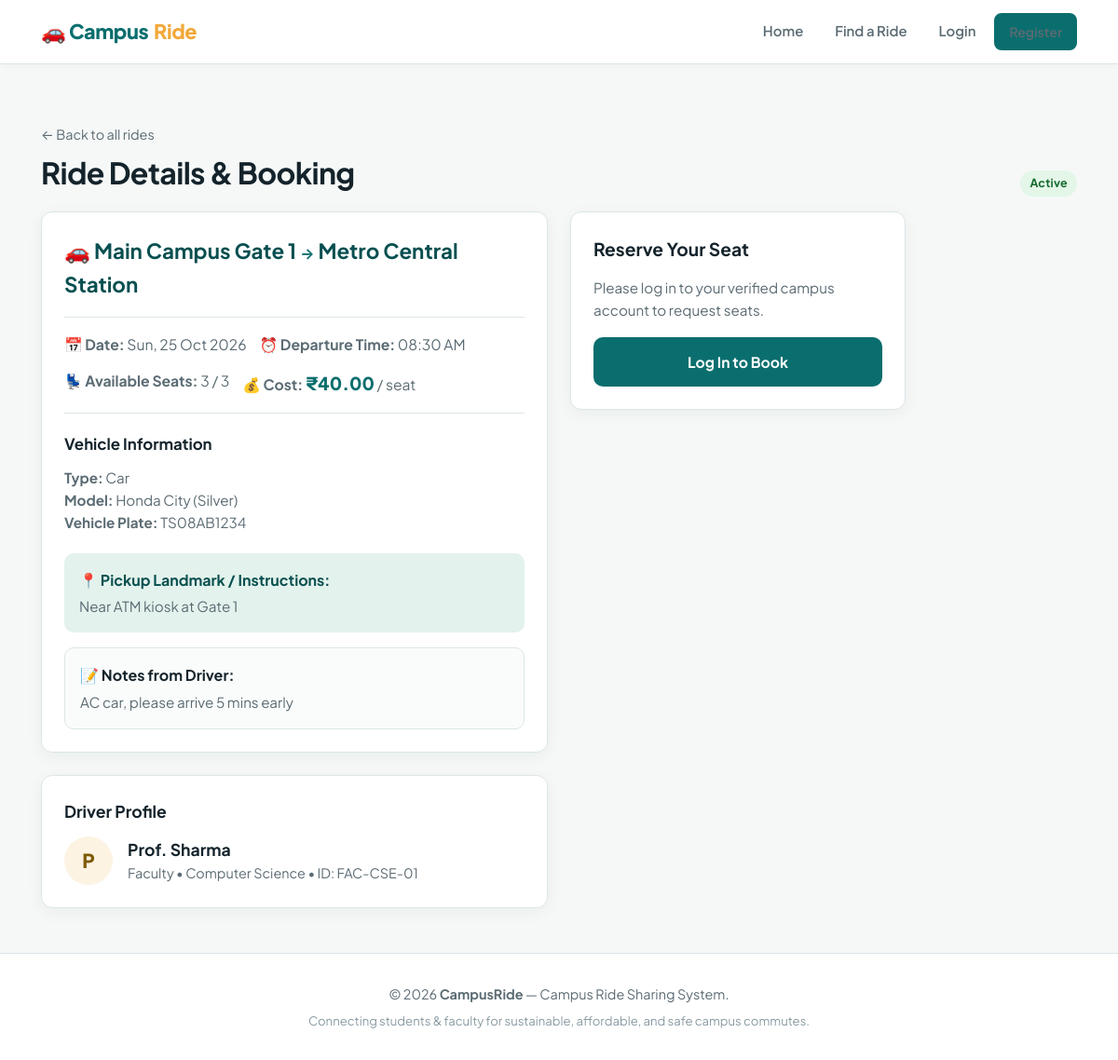
The app's page /ride-details.php?id=1 with its own data.
### tables this page shows
CREATE TABLE IF NOT EXISTS `rides` (
  `id` INT AUTO_INCREMENT PRIMARY KEY,
  `driver_id` INT NOT NULL,
  `origin` VARCHAR(150) NOT NULL,
  `destination` VARCHAR(150) NOT NULL,
  `departure_date` DATE NOT NULL,
  `departure_time` TIME NOT NULL,
  `total_seats` INT NOT NULL,
  `available_seats` INT NOT NULL,
  `price_per_seat` DECIMAL(8, 2) NOT NULL DEFAULT 0.00,
  `vehicle_type` ENUM('Bike', 'Scooter', 'Car', 'Auto', 'Cab Share', 'Other') NOT NULL DEFAULT 'Car',
  `vehicle_model` VARCHAR(100) DEFAULT NULL,
  `vehicle_number` VARCHAR(30) DEFAULT NULL,
  `pickup_instructions` TEXT DEFAULT NULL,
  `additional_notes` TEXT DEFAULT NULL,
  `status` ENUM('active', 'completed', 'cancelled') NOT NULL DEFAULT 'active',
  `created_at` TIMESTAMP DEFAULT CURRENT_TIMESTAMP,
  `updated_at` TIMESTAMP DEFAULT CURRENT_TIMESTAMP ON UPDATE CURRENT_TIMESTAMP,
  FOREIGN KEY (`driver_id`) REFERENCES `users`(`id`) ON DELETE CASCADE,
  INDEX `idx_ride_route` (`origin`, `destination`),
  INDEX `idx_ride_datetime` (`departure_date`, `departure_time`),
  INDEX `idx_ride_driver` (`driver_id`),
  INDEX `idx_ride_status` (`status`)
);

CREATE TABLE IF NOT EXISTS `users` (
  `id` INT AUTO_INCREMENT PRIMARY KEY,
  `name` VARCHAR(100) NOT NULL,
  `college_id` VARCHAR(50) NOT NULL UNIQUE,
  `email` VARCHAR(100) NOT NULL UNIQUE,
  `phone` VARCHAR(15) NOT NULL,
  `department` VARCHAR(100) DEFAULT NULL,
  `year_of_study` VARCHAR(20) DEFAULT NULL,
  `user_type` ENUM('Student', 'Faculty') NOT NULL DEFAULT 'Student',
  `password` VARCHAR(255) NOT NULL,
  `is_admin` TINYINT(1) NOT NULL DEFAULT 0,
  `is_active` TINYINT(1) NOT NULL DEFAULT 1,
  `created_at` TIMESTAMP DEFAULT CURRENT_TIMESTAMP,
  `updated_at` TIMESTAMP DEFAULT CURRENT_TIMESTAMP ON UPDATE CURRENT_TIMESTAMP,
  INDEX `idx_user_email` (`email`),
  INDEX `idx_user_college_id` (`college_id`),
  INDEX `idx_user_active` (`is_active`)
);

### includes/auth.php (called while the page is built, shortened)
<?php
function is_logged_in(): bool {
    return !empty($_SESSION['user_id']);
}

### ride-details.php (the view, shortened to what this page needs)
<?php
require_once __DIR__ . '/includes/auth.php';
require_once __DIR__ . '/includes/functions.php';
$pdo = get_db_connection();
$rideId = (int)($_GET['id'] ?? 0);
$currentUserId = is_logged_in() ? (int)$_SESSION['user_id'] : 0;
$stmt = $pdo->prepare(
    "SELECT r.*, u.name AS driver_name, u.email AS driver_email, u.phone AS driver_phone,
            u.college_id AS driver_college_id, u.user_type AS driver_type, u.department AS driver_dept
     FROM rides r
     JOIN users u ON r.driver_id = u.id
     WHERE r.id = ? LIMIT 1"
);
$stmt->execute([$rideId]);
$ride = $stmt->fetch();
$isOwner = ($currentUserId === (int)$ride['driver_id']);
$isPast = (strtotime($ride['departure_date'] . ' ' . $ride['departure_time']) <= time());
$existingBooking = null;
require_once __DIR__ . '/includes/header.php';
?>
<main class="container">
  <div class="dash-head">
    <div>
      <div style="font-size:0.9rem; color:var(--muted); margin-bottom:4px;">
        <a href="<?= BASE_URL ?>/find-ride.php">&larr; Back to all rides</a>
      </div>
      <h1>Ride Details &amp; Booking</h1>
    </div>
    <div>
      <?= render_status_badge($ride['status']) ?>
    </div>
  </div>
  <div class="row" style="align-items:start; gap:24px;">
    <div style="flex:1;">
      <div class="card" style="margin-bottom:24px;">
        <h2 style="font-size:1.4rem; color:var(--brand-dark); margin-bottom:16px;">
          <?= render_vehicle_icon($ride['vehicle_type']) ?>
          <?= e($ride['origin']) ?> <span class="ride-arrow">&rarr;</span> <?= e($ride['destination']) ?>
        </h2>
        <div class="ride-meta" style="font-size:0.98rem; padding:16px 0; border-top:1px solid var(--line); border-bottom:1px solid var(--line);">
          <div>📅 <strong>Date:</strong> <?= format_date($ride['departure_date']) ?></div>
          <div>⏰ <strong>Departure Time:</strong> <?= format_time($ride['departure_time']) ?></div>
          <div>💺 <strong>Available Seats:</strong> <?= e($ride['available_seats']) ?> / <?= e($ride['total_seats']) ?></div>
          <div>💰 <strong>Cost:</strong> <span style="font-size:1.2rem; font-weight:800; color:var(--brand);"><?= format_currency($ride['price_per_seat']) ?></span> / seat</div>
        </div>
        <div style="margin-top:20px;">
          <h3 style="font-size:1.05rem; margin-bottom:10px; color:var(--ink);">Vehicle Information</h3>
          <p style="color:var(--muted);">
            <strong>Type:</strong> <?= e($ride['vehicle_type']) ?><br>
            <?php if (!empty($ride['vehicle_model'])): ?>
              <strong>Model:</strong> <?= e($ride['vehicle_model']) ?><br>
            <?php endif; ?>
            <?php if (!empty($ride['vehicle_number'])): ?>
              <strong>Vehicle Plate:</strong> <?= e($ride['vehicle_number']) ?><br>
            <?php endif; ?>
          </p>
        </div>
        <?php if (!empty($ride['pickup_instructions'])): ?>
          <div style="margin-top:20px; background:var(--leaf); padding:16px; border-radius:10px;">
            <strong style="color:var(--brand-dark); display:block; margin-bottom:4px;">📍 Pickup Landmark / Instructions:</strong>
            <p style="margin:0; font-size:0.95rem;"><?= nl2br(e($ride['pickup_instructions'])) ?></p>
          </div>
        <?php endif; ?>
        <?php if (!empty($ride['additional_notes'])): ?>
          <div style="margin-top:16px; background:#fafcfb; border:1px solid var(--line); padding:16px; border-radius:10px;">
            <strong style="display:block; margin-bottom:4px;">📝 Notes from Driver:</strong>
            <p style="margin:0; font-size:0.95rem; color:var(--muted);"><?= nl2br(e($ride['additional_notes'])) ?></p>
          </div>
        <?php endif; ?>
      </div>
      <div class="card">
        <h3 style="font-size:1.1rem; margin-bottom:12px; color:var(--ink);">Driver Profile</h3>
        <div style="display:flex; align-items:center; gap:16px;">
          <div style="width:52px; height:52px; border-radius:50%; background:var(--sun-light); color:#7d5a00; font-weight:800; font-size:1.3rem; display:grid; place-items:center;">
            <?= strtoupper(substr($ride['driver_name'], 0, 1)) ?>
          </div>
          <div>
            <div style="font-weight:700; font-size:1.1rem;"><?= e($ride['driver_name']) ?></div>
            <div style="color:var(--muted); font-size:0.9rem;">
              <?= e($ride['driver_type']) ?> &bull; <?= e($ride['driver_dept'] ?? 'Campus Member') ?> &bull; ID: <?= e($ride['driver_college_id']) ?>
            </div>
          </div>
        </div>
      </div>
    </div>
    <div style="width:360px; max-width:100%;">
      <div class="card" style="position:sticky; top:88px;">
        <h3 style="margin-bottom:14px; font-size:1.2rem;">Reserve Your Seat</h3>
        <?php if ($isOwner): ?>
          <div class="alert alert-info">
            🚗 You posted this ride. You can view passenger requests and update this ride in <strong>My Rides</strong>.
          </div>
          <a href="<?= BASE_URL ?>/my-rides.php" class="btn" style="width:100%;">Manage This Ride</a>
        <?php else: ?>
          <?php if (!$isLoggedIn): ?>
            <p style="color:var(--muted); font-size:0.95rem; margin-bottom:16px;">
              Please log in to your verified campus account to request seats.
            </p>
            <a href="<?= BASE_URL ?>/login.php?redirect=<?= urlencode($_SERVER['REQUEST_URI']) ?>" class="btn" style="width:100%;">Log In to Book</a>
          <?php endif; ?>
        <?php endif; ?>
      </div>
    </div>
  </div>
</main>
<?php require_once __DIR__ . '/includes/footer.php'; ?>

### includes/functions.php (shortened to what this page needs)
<?php
function e(?string $value): string {
    return htmlspecialchars((string)$value, ENT_QUOTES, 'UTF-8');
}
function format_date(?string $date): string {
    $t = strtotime($date);
    return $t ? date('D, d M Y', $t) : $date;
}
function format_time(?string $time): string {
    $t = strtotime($time);
    return $t ? date('h:i A', $t) : $time;
}
function format_currency(float|int|string $amount): string {
    $num = (float)$amount;
    return '₹' . number_format($num, 2);
}
function render_status_badge(string $status): string {
    $status = strtolower(trim($status));
    $map = [
        'active'    => ['badge badge-success', 'Active'],
        'confirmed' => ['badge badge-success', 'Confirmed'],
        'pending'   => ['badge badge-warning', 'Pending'],
        'rejected'  => ['badge badge-danger', 'Rejected'],
        'cancelled' => ['badge badge-muted', 'Cancelled'],
        'completed' => ['badge badge-info', 'Completed'],
    ];
    $info = $map[$status] ?? ['badge badge-muted', ucfirst($status)];
    return sprintf('<span class="%s">%s</span>', e($info[0]), e($info[1]));
}
function render_vehicle_icon(string $vehicleType): string {
    $vt = strtolower($vehicleType);
    return match (true) {
        str_contains($vt, 'bike') || str_contains($vt, 'scooter') => '🏍️',
        str_contains($vt, 'auto') => '🛺',
        str_contains($vt, 'cab') || str_contains($vt, 'share') => '🚕',
        default => '🚗',
    };
}

### assets/css/style.css (style rules this page uses)
:root { --ink: #14232b; --muted: #5b6b73; --line: #dce5e8; --bg: #f5f8f7; --card: #ffffff; --brand: #0b6e6e; --brand-dark: #084f50; --brand-light: #108787; --sun: #f2a93b; --sun-light: #fdf3e3; --leaf: #e3f2ec; --danger: #b3261e; --danger-bg: #fdeceb; --success: #15692e; --success-bg: #e3f6e8; --info: #0277bd; --info-bg: #e1f5fe; --radius: 12px; --shadow: 0 4px 18px rgba(20, 35, 43, 0.05); }
* { box-sizing: border-box; margin: 0; padding: 0; }
body { font-family: 'Plus Jakarta Sans', system-ui, -apple-system, BlinkMacSystemFont, "Segoe UI", Roboto, sans-serif; color: var(--ink); background: var(--bg); line-height: 1.6; min-height: 100vh; display: flex; flex-direction: column; }
a { color: inherit; text-decoration: none; }
.container { max-width: 1160px; margin: 0 auto; padding: 0 24px; width: 100%; }
.btn { display: inline-flex; align-items: center; justify-content: center; gap: 8px; padding: 12px 24px; border-radius: 10px; font-weight: 700; font-size: 0.98rem; border: 2px solid var(--brand); background: var(--brand); color: #fff; cursor: pointer; font-family: inherit; transition: all 0.15s ease; text-decoration: none; }
main.container { flex: 1; padding-top: 24px; padding-bottom: 48px; }
.card { background: var(--card); border: 1px solid var(--line); border-radius: var(--radius); padding: 24px; box-shadow: var(--shadow); transition: transform 0.15s ease, box-shadow 0.15s ease; }
.card h3 { font-size: 1.1rem; margin-bottom: 6px; color: var(--ink); }
.card p { color: var(--muted); font-size: 0.95rem; }
.dash-head { padding: 24px 0 16px; display: flex; justify-content: space-between; align-items: flex-end; flex-wrap: wrap; gap: 16px; }
.dash-head h1 { font-size: 2rem; letter-spacing: -0.02em; }
.row { display: grid; grid-template-columns: 1fr 1fr; gap: 16px; }
.badge { display: inline-flex; align-items: center; gap: 5px; padding: 4px 10px; border-radius: 99px; font-size: 0.78rem; font-weight: 700; text-transform: capitalize; letter-spacing: 0.02em; }
.badge-success { background: var(--success-bg); color: var(--success); }
.ride-arrow { color: var(--brand); font-size: 1rem; }
.ride-meta { display: flex; flex-wrap: wrap; gap: 14px; font-size: 0.9rem; color: var(--muted); padding: 12px 0; border-top: 1px solid var(--line); border-bottom: 1px solid var(--line); }
.ride-meta span { display: inline-flex; align-items: center; gap: 6px; }

### records on screen
rides: status "Active", vehicle_type "🚗", origin "Main Campus Gate 1", destination "Metro Central Station", departure_date "Sun, 25 Oct 2026", departure_time "08:30 AM", available_seats "3", total_seats "3", price_per_seat "₹40.00", vehicle_type "Car", vehicle_model "Honda City (Silver)", vehicle_number "TS08AB1234", pickup_instructions "Near ATM kiosk at Gate 1", additional_notes "AC car, please arrive 5 mins early", driver.name "P", driver.name "Prof. Sharma", driver.user_type "Faculty", driver.department "Computer Science", driver.college_id "FAC-CSE-01"
